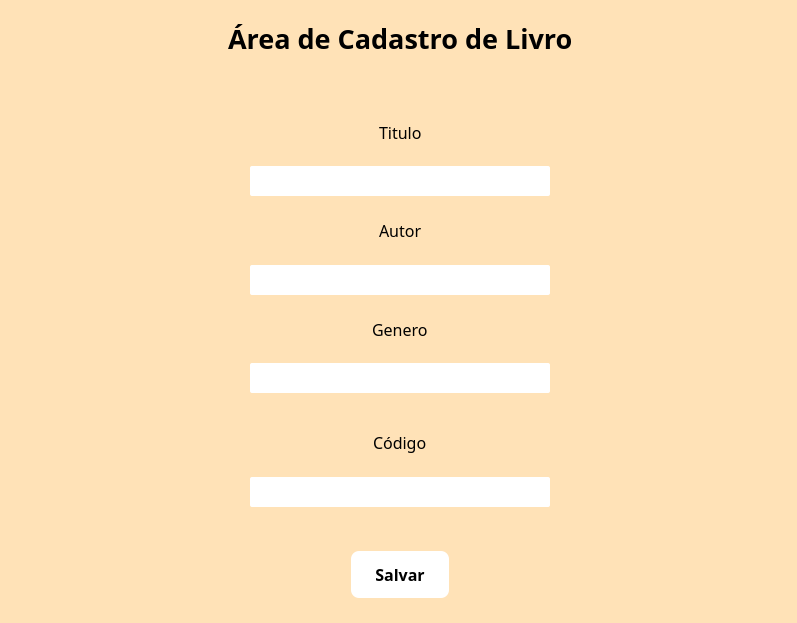
<?xml version="1.0" encoding="UTF-8"?>
<ui version="4.0">
 <class>MainWindow</class>
 <widget class="QMainWindow" name="MainWindow">
  <property name="geometry">
   <rect>
    <x>0</x>
    <y>0</y>
    <width>797</width>
    <height>623</height>
   </rect>
  </property>
  <property name="minimumSize">
   <size>
    <width>797</width>
    <height>623</height>
   </size>
  </property>
  <property name="windowTitle">
   <string>MainWindow</string>
  </property>
  <widget class="QWidget" name="centralwidget">
   <property name="styleSheet">
    <string notr="true">background-color: rgb(255, 226, 183);</string>
   </property>
   <widget class="QWidget" name="verticalLayoutWidget">
    <property name="geometry">
     <rect>
      <x>0</x>
      <y>0</y>
      <width>801</width>
      <height>621</height>
     </rect>
    </property>
    <layout class="QVBoxLayout" name="verticalLayout">
     <item>
      <spacer name="verticalSpacer_2">
       <property name="orientation">
        <enum>Qt::Vertical</enum>
       </property>
       <property name="sizeHint" stdset="0">
        <size>
         <width>20</width>
         <height>40</height>
        </size>
       </property>
      </spacer>
     </item>
     <item>
      <layout class="QHBoxLayout" name="horizontalLayout">
       <item>
        <spacer name="horizontalSpacer">
         <property name="orientation">
          <enum>Qt::Horizontal</enum>
         </property>
         <property name="sizeHint" stdset="0">
          <size>
           <width>40</width>
           <height>20</height>
          </size>
         </property>
        </spacer>
       </item>
       <item>
        <layout class="QVBoxLayout" name="verticalLayout_6">
         <property name="spacing">
          <number>0</number>
         </property>
         <property name="sizeConstraint">
          <enum>QLayout::SetDefaultConstraint</enum>
         </property>
         <property name="leftMargin">
          <number>0</number>
         </property>
         <property name="topMargin">
          <number>0</number>
         </property>
         <item alignment="Qt::AlignHCenter">
          <widget class="QLabel" name="label_16">
           <property name="maximumSize">
            <size>
             <width>16777214</width>
             <height>30</height>
            </size>
           </property>
           <property name="font">
            <font>
             <family>Bonello,regular</family>
             <pointsize>20</pointsize>
             <weight>75</weight>
             <bold>true</bold>
            </font>
           </property>
           <property name="styleSheet">
            <string notr="true">  font-family: 'Bonello', regular;
  font-weight: bold;
  letter-spacing: .2rem;</string>
           </property>
           <property name="inputMethodHints">
            <set>Qt::ImhNone</set>
           </property>
           <property name="text">
            <string>Área de Cadastro de Livro</string>
           </property>
           <property name="scaledContents">
            <bool>false</bool>
           </property>
           <property name="wordWrap">
            <bool>false</bool>
           </property>
          </widget>
         </item>
         <item>
          <spacer name="verticalSpacer_3">
           <property name="orientation">
            <enum>Qt::Vertical</enum>
           </property>
           <property name="sizeHint" stdset="0">
            <size>
             <width>15</width>
             <height>70</height>
            </size>
           </property>
          </spacer>
         </item>
         <item alignment="Qt::AlignHCenter">
          <widget class="QLabel" name="label_17">
           <property name="maximumSize">
            <size>
             <width>16777215</width>
             <height>25</height>
            </size>
           </property>
           <property name="font">
            <font>
             <family>Bonello,regular</family>
             <pointsize>-1</pointsize>
            </font>
           </property>
           <property name="styleSheet">
            <string notr="true">  font-family: 'Bonello', regular;
  font-size: 16px;</string>
           </property>
           <property name="text">
            <string>Titulo</string>
           </property>
          </widget>
         </item>
         <item>
          <spacer name="verticalSpacer_4">
           <property name="orientation">
            <enum>Qt::Vertical</enum>
           </property>
           <property name="sizeHint" stdset="0">
            <size>
             <width>20</width>
             <height>25</height>
            </size>
           </property>
          </spacer>
         </item>
         <item alignment="Qt::AlignHCenter">
          <widget class="QLineEdit" name="inputTitulo">
           <property name="styleSheet">
            <string notr="true">background-color:white;
border-radius: 2px;
border: none;
width:300px;
height: 30px</string>
           </property>
          </widget>
         </item>
         <item>
          <spacer name="verticalSpacer_5">
           <property name="orientation">
            <enum>Qt::Vertical</enum>
           </property>
           <property name="sizeHint" stdset="0">
            <size>
             <width>20</width>
             <height>25</height>
            </size>
           </property>
          </spacer>
         </item>
         <item alignment="Qt::AlignHCenter">
          <widget class="QLabel" name="label_18">
           <property name="maximumSize">
            <size>
             <width>16777215</width>
             <height>25</height>
            </size>
           </property>
           <property name="font">
            <font>
             <family>Bonello,regular</family>
             <pointsize>-1</pointsize>
            </font>
           </property>
           <property name="styleSheet">
            <string notr="true">  font-family: 'Bonello', regular;
  font-size: 16px;</string>
           </property>
           <property name="text">
            <string>Autor</string>
           </property>
          </widget>
         </item>
         <item>
          <spacer name="verticalSpacer_6">
           <property name="orientation">
            <enum>Qt::Vertical</enum>
           </property>
           <property name="sizeHint" stdset="0">
            <size>
             <width>20</width>
             <height>25</height>
            </size>
           </property>
          </spacer>
         </item>
         <item alignment="Qt::AlignHCenter">
          <widget class="QLineEdit" name="inputAutor">
           <property name="styleSheet">
            <string notr="true">background-color:white;
border-radius: 2px;
border: none;
width:300px;
height: 30px</string>
           </property>
          </widget>
         </item>
         <item>
          <spacer name="verticalSpacer_7">
           <property name="orientation">
            <enum>Qt::Vertical</enum>
           </property>
           <property name="sizeHint" stdset="0">
            <size>
             <width>20</width>
             <height>25</height>
            </size>
           </property>
          </spacer>
         </item>
         <item alignment="Qt::AlignHCenter">
          <widget class="QLabel" name="label_19">
           <property name="maximumSize">
            <size>
             <width>16777215</width>
             <height>25</height>
            </size>
           </property>
           <property name="font">
            <font>
             <family>Bonello,regular</family>
             <pointsize>-1</pointsize>
            </font>
           </property>
           <property name="styleSheet">
            <string notr="true">  font-family: 'Bonello', regular;
  font-size: 16px;</string>
           </property>
           <property name="text">
            <string>Genero</string>
           </property>
          </widget>
         </item>
         <item>
          <spacer name="verticalSpacer_8">
           <property name="orientation">
            <enum>Qt::Vertical</enum>
           </property>
           <property name="sizeHint" stdset="0">
            <size>
             <width>20</width>
             <height>25</height>
            </size>
           </property>
          </spacer>
         </item>
         <item alignment="Qt::AlignHCenter">
          <widget class="QLineEdit" name="inputGenero">
           <property name="styleSheet">
            <string notr="true">background-color:white;
border-radius: 2px;
border: none;
width:300px;
height: 30px</string>
           </property>
          </widget>
         </item>
         <item>
          <spacer name="verticalSpacer_9">
           <property name="orientation">
            <enum>Qt::Vertical</enum>
           </property>
           <property name="sizeHint" stdset="0">
            <size>
             <width>20</width>
             <height>40</height>
            </size>
           </property>
          </spacer>
         </item>
         <item alignment="Qt::AlignHCenter">
          <widget class="QLabel" name="label_20">
           <property name="maximumSize">
            <size>
             <width>16777215</width>
             <height>25</height>
            </size>
           </property>
           <property name="font">
            <font>
             <family>Bonello,regular</family>
             <pointsize>-1</pointsize>
            </font>
           </property>
           <property name="styleSheet">
            <string notr="true">  font-family: 'Bonello', regular;
  font-size: 16px;</string>
           </property>
           <property name="frameShadow">
            <enum>QFrame::Plain</enum>
           </property>
           <property name="lineWidth">
            <number>1</number>
           </property>
           <property name="text">
            <string>Código</string>
           </property>
           <property name="textFormat">
            <enum>Qt::AutoText</enum>
           </property>
           <property name="scaledContents">
            <bool>false</bool>
           </property>
           <property name="alignment">
            <set>Qt::AlignLeading|Qt::AlignLeft|Qt::AlignVCenter</set>
           </property>
           <property name="indent">
            <number>-1</number>
           </property>
          </widget>
         </item>
         <item>
          <spacer name="verticalSpacer_10">
           <property name="orientation">
            <enum>Qt::Vertical</enum>
           </property>
           <property name="sizeHint" stdset="0">
            <size>
             <width>20</width>
             <height>25</height>
            </size>
           </property>
          </spacer>
         </item>
         <item alignment="Qt::AlignHCenter">
          <widget class="QLineEdit" name="inputCodigo">
           <property name="styleSheet">
            <string notr="true">background-color:white;
border-radius: 2px;
border: none;
width:300px;
height: 30px</string>
           </property>
          </widget>
         </item>
        </layout>
       </item>
       <item>
        <spacer name="horizontalSpacer_2">
         <property name="orientation">
          <enum>Qt::Horizontal</enum>
         </property>
         <property name="sizeHint" stdset="0">
          <size>
           <width>40</width>
           <height>20</height>
          </size>
         </property>
        </spacer>
       </item>
      </layout>
     </item>
     <item>
      <spacer name="verticalSpacer_11">
       <property name="orientation">
        <enum>Qt::Vertical</enum>
       </property>
       <property name="sizeHint" stdset="0">
        <size>
         <width>20</width>
         <height>55</height>
        </size>
       </property>
      </spacer>
     </item>
     <item alignment="Qt::AlignHCenter">
      <widget class="QPushButton" name="btnSalvar">
       <property name="font">
        <font>
         <family>Betty,regular</family>
         <pointsize>-1</pointsize>
         <weight>75</weight>
         <bold>true</bold>
        </font>
       </property>
       <property name="styleSheet">
        <string notr="true">  background:white;
letter-spacing: .2rem;
  color: black; /* Texto branco */
  font-family: 'Betty', regular;
  font-size: 16px;
  font-weight: bold;
  padding: 12px 24px; /* Tamanho do botão */
  border: none; /* Remove bordas padrão */

  border-radius: 8px; /* Bordas arredondadas */
  cursor: pointer; /* Cursor de ponteiro ao passar o mouse */
  box-shadow: 0 4px 6px rgba(0, 0, 0, 0.1); /* Sombra suave */
  transition: all 0.3s ease-in-out; /* Animação suave */</string>
       </property>
       <property name="text">
        <string>Salvar</string>
       </property>
      </widget>
     </item>
     <item>
      <spacer name="verticalSpacer">
       <property name="orientation">
        <enum>Qt::Vertical</enum>
       </property>
       <property name="sizeHint" stdset="0">
        <size>
         <width>20</width>
         <height>40</height>
        </size>
       </property>
      </spacer>
     </item>
    </layout>
   </widget>
  </widget>
 </widget>
 <resources/>
 <connections/>
</ui>
